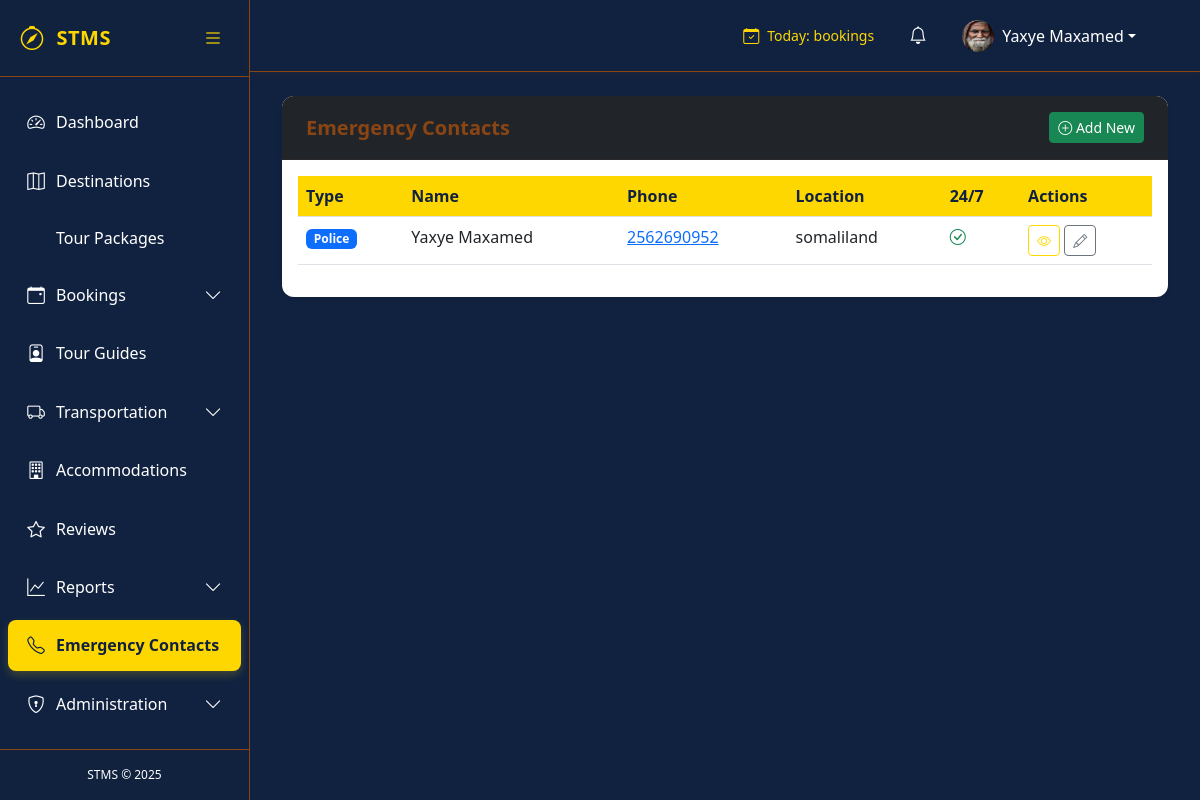
The page /emergency/ (signed in) on the database its author committed.
### accounts/models.py (models this page shows, shortened)
class CustomUser(AbstractUser):
    USER_TYPE_CHOICES = (
        ('TOURIST', 'Tourist'),
        ('GUIDE', 'Tour Guide'),
        ('ADMIN', 'System Admin'),
    )
    STATUS_CHOICES = (
        ('PENDING', 'Waiting to approve'),
        ('APPROVED', 'Accepted'),
        ('REJECTED', 'Rejected'),
    )
    user_type = models.CharField(max_length=10, choices=USER_TYPE_CHOICES, default='TOURIST')
    status = models.CharField(max_length=10, choices=STATUS_CHOICES, default='PENDING')
    phone_number = models.CharField(max_length=20, blank=True, null=True)
    profile_picture = models.ImageField(upload_to='profile_pics/', blank=True, null=True)
    date_of_birth = models.DateField(blank=True, null=True)
    nationality = models.CharField(max_length=100, blank=True, null=True)
    preferred_language = models.CharField(max_length=10, blank=True, null=True)
    last_password_change = models.DateTimeField(null=True, blank=True)
    last_logout = models.DateTimeField(null=True, blank=True)
    objects = CustomUserManager()

### tms/models.py (models this page shows, shortened)
class EmergencyContact(models.Model):
    CONTACT_TYPES = (
        ('POLICE', _('Police')),
        ('HOSPITAL', _('Hospital')),
        ('AMBULANCE', _('Ambulance')),
        ('FIRE', _('Fire Department')),
        ('TOURISM_POLICE', _('Tourism Police')),
        ('EMBASSY', _('Embassy')),
    )
    name = models.CharField(_("Name"), max_length=100)
    contact_type = models.CharField(_("Type"), max_length=20, choices=CONTACT_TYPES)
    phone_number = models.CharField(_("Phone Number"), max_length=20)
    location = models.CharField(_("Location"), max_length=100)
    available_24_7 = models.BooleanField(_("Available 24/7"), default=True)
    notes = models.TextField(_("Notes"), blank=True)
    created_at = models.DateTimeField(auto_now_add=True)
    updated_at = models.DateTimeField(auto_now=True)
    class Meta:
        verbose_name = _("Emergency Contact")
        verbose_name_plural = _("Emergency Contacts")
        ordering = ['contact_type', 'name']

### tms/views.py (the view)
# urls.py: path('emergency/', views.EmergencyContactListView.as_view(), name='emergency-list'),
class EmergencyContactListView(ListView):
    model = EmergencyContact
    template_name = 'tms/emergency/list.html'
    context_object_name = 'contacts'
    def get_queryset(self):
        return super().get_queryset().order_by('contact_type', 'name')

### tms/templates/tms/emergency/list.html (shortened to what this page needs)
{% extends "base.html" %}
{% block content %}
<div class="card border-0 shadow-sm">
    <div class="card-header bg-dark text-white">
        <div class="d-flex justify-content-between align-items-center">
            <h5 class="mb-0">Emergency Contacts</h5>
            {% if request.user.is_staff or request.user.user_type == 'MINISTRY' %}
            <a href="{% url 'tms:emergency-create' %}" class="btn btn-sm btn-success">
                <i class="bi bi-plus-circle"></i> Add New
            </a>
            {% endif %}
        </div>
    </div>
    <div class="card-body">
        <div class="table-responsive">
            <table class="table table-hover">
                <thead class="table-light">
                    <tr>
                        <th>Type</th>
                        <th>Name</th>
                        <th>Phone</th>
                        <th>Location</th>
                        <th>24/7</th>
                        <th>Actions</th>
                    </tr>
                </thead>
                <tbody>
                    {% for contact in contacts %}
                    <tr>
                        <td>
                            <span class="badge bg-primary">
                                {{ contact.get_contact_type_display }}
                            </span>
                        </td>
                        <td>{{ contact.name }}</td>
                        <td>
                            <a href="tel:{{ contact.phone_number }}">{{ contact.phone_number }}</a>
                        </td>
                        <td>{{ contact.location }}</td>
                        <td>
                            {% if contact.available_24_7 %}
                            <i class="bi bi-check-circle text-success"></i>
                            {% else %}
                            <i class="bi bi-x-circle text-danger"></i>
                            {% endif %}
                        </td>
                        <td>
                            <a href="{% url 'tms:emergency-detail' pk=contact.pk %}" class="btn btn-sm btn-outline-primary">
                                <i class="bi bi-eye"></i>
                            </a>
                            {% if request.user.is_staff or request.user.user_type == 'MINISTRY' %}
                            <a href="{% url 'tms:emergency-update' pk=contact.pk %}" class="btn btn-sm btn-outline-secondary">
                                <i class="bi bi-pencil"></i>
                            </a>
                            {% endif %}
                        </td>
                    </tr>
                    {% empty %}
                    <tr>
                        <td colspan="6" class="text-center py-4">No emergency contacts found</td>
                    </tr>
                    {% endfor %}
                </tbody>
            </table>
        </div>
    </div>
</div>
{% endblock %}

### tms/templates/base.html (shortened to what this page needs)
<!DOCTYPE html>
<html lang="en">
<head>
    <link rel="stylesheet" href="https://cdnjs.cloudflare.com/ajax/libs/font-awesome/6.0.0/css/all.min.css">
    <link rel="stylesheet" href="https://cdn.jsdelivr.net/npm/bootstrap-icons@1.8.0/font/bootstrap-icons.css">
    <link href="https://cdn.jsdelivr.net/npm/bootstrap@5.3.0/dist/css/bootstrap.min.css" rel="stylesheet">
    <link rel="stylesheet" href="https://cdnjs.cloudflare.com/ajax/libs/font-awesome/6.0.0/css/all.min.css">
    <link rel="stylesheet" href="https://cdn.jsdelivr.net/npm/bootstrap-icons@1.10.0/font/bootstrap-icons.css">
</head>
<body>
    <div class="d-flex">
        <div class="sidebar" id="sidebar">
            <div class="sidebar-header">
                <a href="{% url 'tms:dashboard' %}" class="sidebar-brand">
                    <i class="bi bi-compass sidebar-brand-icon"></i>
                    <span id="sidebar-title">STMS</span>
                </a>
                <button class="toggle-btn" id="toggle-sidebar">
                    <i class="bi bi-list"></i>
                </button>
            </div>
            <div class="px-2 py-3" style="height: calc(100% - 120px); overflow-y: auto;">
                <ul class="nav flex-column">
                    <li class="nav-item">
                        <a class="nav-link {% if request.resolver_match.url_name == 'dashboard' %}active{% endif %}"
                            href="{% url 'tms:dashboard' %}">
                            <i class="bi bi-speedometer2"></i>
                            <span class="nav-link-text ms-2">Dashboard</span>
                        </a>
                    </li>
                    <li class="nav-item">
                        <a class="nav-link {% if 'destination' in request.resolver_match.url_name %}active{% endif %}"
                            href="{% url 'tms:destination-list' %}">
                            <i class="bi bi-map"></i>
                            <span class="nav-link-text ms-2">Destinations</span>
                        </a>
                    </li>
                    <li class="nav-item">
                        <a class="nav-link {% if 'package' in request.resolver_match.url_name %}active{% endif %}"
                            href="{% url 'tms:package-list' %}">
                            <span class="nav-link-text ms-2">Tour Packages</span>
                        </a>
                    </li>
                    <li class="nav-item">
                        <a class="nav-link {% if 'booking' in request.resolver_match.url_name %}active{% endif %}"
                            data-bs-toggle="collapse" href="#bookingsCollapse">
                            <i class="bi bi-calendar-event"></i>
                            <span class="nav-link-text ms-2">Bookings</span>
                            <i class="bi bi-chevron-down collapse-icon ms-auto"></i>
                        </a>
                    </li>
                    <li class="nav-item">
                        <a class="nav-link {% if 'guide' in request.resolver_match.url_name %}active{% endif %}"
                            href="{% url 'tms:guide-list' %}">
                            <i class="bi bi-person-badge"></i>
                            <span class="nav-link-text ms-2">Tour Guides</span>
                        </a>
                    </li>
                    <li class="nav-item">
                        <a class="nav-link {% if 'vehicle' in request.resolver_match.url_name %}active{% endif %}"
                            data-bs-toggle="collapse" href="#transportCollapse">
                            <i class="bi bi-truck"></i>
                            <span class="nav-link-text ms-2">Transportation</span>
                            <i class="bi bi-chevron-down collapse-icon ms-auto"></i>
                        </a>
                    </li>
                    <li class="nav-item">
                        <a class="nav-link {% if 'accommodation' in request.resolver_match.url_name %}active{% endif %}"
                            href="{% url 'tms:accommodation-list' %}">
                            <i class="bi bi-building"></i>
                            <span class="nav-link-text ms-2">Accommodations</span>
                        </a>
                    </li>
                    <li class="nav-item">
                        <a class="nav-link {% if 'review' in request.resolver_match.url_name %}active{% endif %}"
                            href="{% url 'tms:review-list' %}">
                            <i class="bi bi-star"></i>
                            <span class="nav-link-text ms-2">Reviews</span>
                        </a>
                    </li>
                    <li class="nav-item">
                        <a class="nav-link {% if 'report' in request.resolver_match.url_name %}active{% endif %}"
                            data-bs-toggle="collapse" href="#reportsCollapse">
                            <i class="bi bi-graph-up"></i>
                            <span class="nav-link-text ms-2">Reports</span>
                            <i class="bi bi-chevron-down collapse-icon ms-auto"></i>
                        </a>
                                </li>
                            </ul>
                        </div>
                    <li class="nav-item">
                        <a class="nav-link {% if 'emergency' in request.resolver_match.url_name %}active{% endif %}"
                            href="{% url 'tms:emergency-list' %}">
                            <i class="bi bi-telephone"></i>
                            <span class="nav-link-text ms-2">Emergency Contacts</span>
                        </a>
                    </li>
                    {% if request.user.is_staff or request.user.user_type == 'MINISTRY' %}
                    <li class="nav-item">
                        <a class="nav-link {% if 'admin' in request.resolver_match.url_name %}active{% endif %}"
                            data-bs-toggle="collapse" href="#adminCollapse">
                            <i class="bi bi-shield-lock"></i>
                            <span class="nav-link-text ms-2">Administration</span>
                            <i class="bi bi-chevron-down collapse-icon ms-auto"></i>
                        </a>
                    </li>
                    {% endif %}
            </div>
            <div class="sidebar-footer">
                STMS &copy; {% now "Y" %}
            </div>
        </div>
        <div class="main-content flex-grow-1" id="main-content">
            <nav class="navbar navbar-expand-lg navbar-light border-bottom">
                <div class="container-fluid">
                    <div class="collapse navbar-collapse" id="navbarSupportedContent">
                        <ul class="navbar-nav ms-auto align-items-center">
                            <li class="nav-item me-4">
                                <div class="d-flex align-items-center" style="color: var(--accent-color);">
                                    <i class="bi bi-calendar-check me-2"></i>
                                    <small>Today: <strong>{{ today_bookings }}</strong> bookings</small>
                                </div>
                            </li>
                            <li class="nav-item dropdown me-3">
                                <a class="nav-link position-relative" href="#" id="notificationsDropdown" role="button"
                                    data-bs-toggle="dropdown">
                                    <i class="bi bi-bell"></i>
                                </a>
                            </li>
                            <li class="nav-item dropdown">
                                <a class="nav-link dropdown-toggle d-flex align-items-center" href="#" id="userDropdown"
                                    role="button" data-bs-toggle="dropdown">
                                    {% if request.user.profile_picture %}
                                    <img src="{{ request.user.profile_picture.url }}" class="rounded-circle me-2"
                                        width="32" height="32" alt="Profile">
                                    {% else %}
                                    <div class="avatar-placeholder rounded-circle bg-accent text-dark d-flex align-items-center justify-content-center me-2"
                                        style="width: 32px; height: 32px;">
                                        {{ request.user.first_name|first|upper }}{{ request.user.last_name|first|upper }}
                                    </div>
                                    {% endif %}
                                    <span class="d-none d-md-inline">{{ request.user.get_full_name }}</span>
                                </a>
                                    </li>
                                </ul>
                    </div>
                </div>
            </nav>
            <div class="container-fluid py-4">
                {% block content %}{% endblock %}
            </div>
        </div>
</body>
</html>

### rows shown on the page
CustomUser: user.profile_picture (picture), user.get_full_name "Yaxye Maxamed"
EmergencyContact: contact_type "Police", name "Yaxye Maxamed", phone_number "2562690952", location "somaliland", available_24_7 True (drawn)
